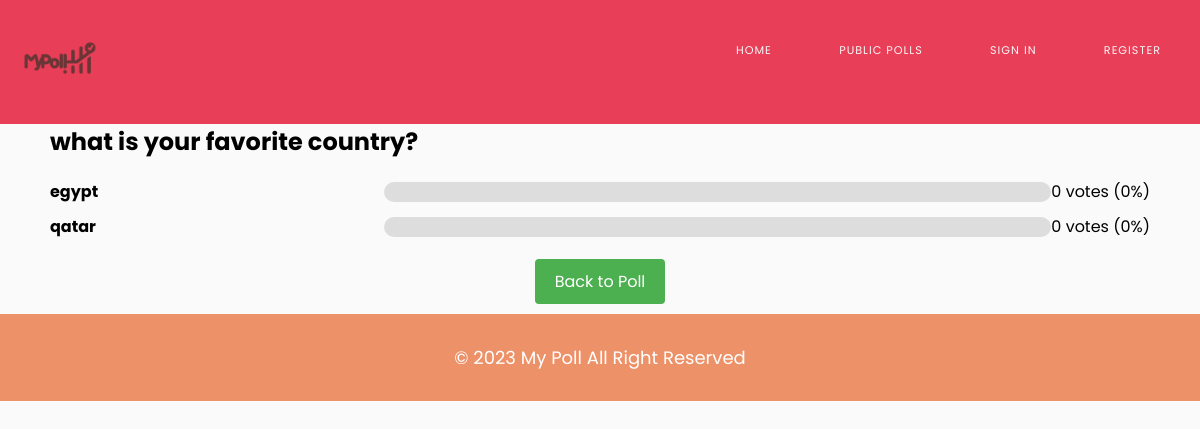
/results.php?id=9, run on an earlier commit of the app's database.
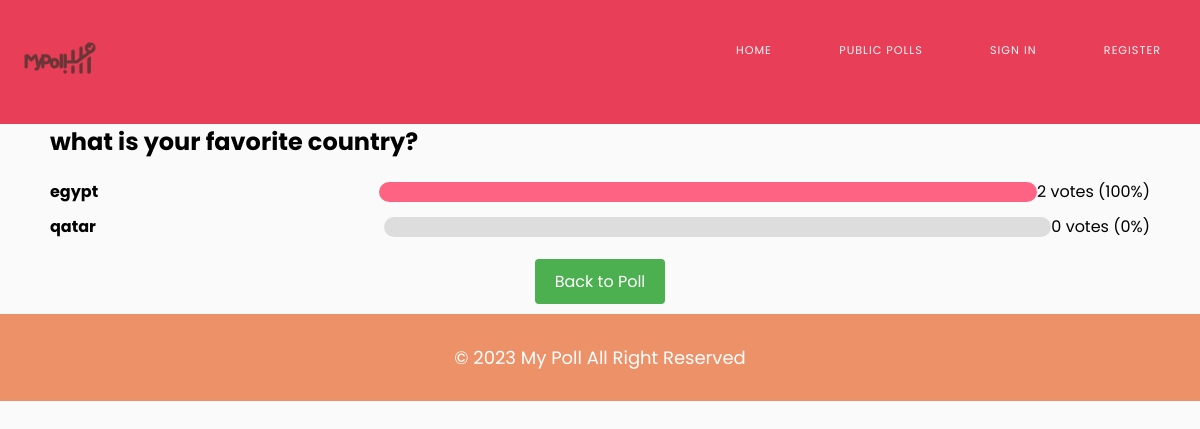
And on a later commit of the database.
### tables this page shows
CREATE TABLE `choices` (
  `chid` int(11) NOT NULL,
  `qid` int(11) NOT NULL,
  `choice` varchar(128) NOT NULL,
  `votes` int(11) NOT NULL
);

### results.php (the view, shortened to what this page needs)
<?php
include './init/header2.php';
try {
    $db = new PDO("mysql:host=localhost;dbname=pollmaker", "root", "");
    $db->setAttribute(PDO::ATTR_ERRMODE, PDO::ERRMODE_EXCEPTION);
} catch (PDOException $e) {
    echo "Database connection failed: " . $e->getMessage();
    exit;
}
if (isset($_GET['id'])) {
    $qid = $_GET['id'];
    $sql = $db->prepare("SELECT question FROM polls WHERE qid = ?");
    $sql->execute([$qid]);
    $pollInfo = $sql->fetch(PDO::FETCH_ASSOC);
    $question = $pollInfo['question'];
    $sql = $db->prepare("SELECT choice, votes FROM choices WHERE qid = ?");
    $sql->execute([$qid]);
    $choices = $sql->fetchAll(PDO::FETCH_ASSOC);
    $totalVotes = 0;
    foreach ($choices as $choice) {
        $totalVotes += $choice['votes'];
    }
    $colors = ['#FF6384', '#00C853', '#FFCE56', '#0D47A1', '#9966FF', '#FF9F40'];
    ?>
    <h2><?= htmlspecialchars($question) ?></h2>
    <ul>
        <?php $index = 0; ?>
        <?php foreach ($choices as $choice) : ?>
            <?php
            $choiceText = htmlspecialchars($choice['choice']);
            $votes = $choice['votes'];
            $percentage = $totalVotes > 0 ? ($votes / $totalVotes) * 100 : 0;
            $color = $colors[$index % count($colors)];
            $index++;
            ?>
            <li class="choice">
                <div class="choice-label"><?= $choiceText ?></div>
                <div class="choice-bar">
                    <div class="choice-progress" style="width: <?= $percentage ?>%; background-color: <?= $color ?>;"></div>
                </div>
                <div><?= $votes ?> votes (<?= $percentage ?>%)</div>
            </li>
        <?php endforeach; ?>
    </ul>
    <div class="back-button-container">
    <a class="back-button" href="vote.php?id=<?= $qid ?>">Back to Poll</a>
    </div>
<?php
} else {
    echo "Invalid poll ID.";
}
include './init/footer.php';
?>

What changed in the data, as far as the page shows it:
changed choices "egypt": votes "0" → "2"; votes "0" → "100"
